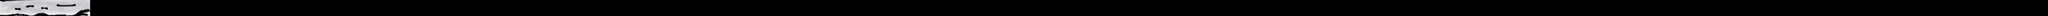

A level layout from a 2D game, rendered from its tile map. Below: a short description, then the map file with tile-grid data replaced by summaries:
An orthogonal 2500x20 tile map with 12x12 px tiles, 1 tile layer (Tile Layer 1), 8 tilesets and 5 objects.

<map version="1.0" orientation="orthogonal" renderorder="right-down" width="2500" height="20" tilewidth="12" tileheight="12" nextobjectid="53">
 <tileset firstgid="1" name="concrete_tileset" tilewidth="12" tileheight="12" spacing="2" margin="1" tilecount="22500" columns="150">
  <image source="concrete_tileset.png" width="2100" height="2100" />
 </tileset>
 <tileset firstgid="22501" name="limbo_background__d_by_nekoabbzi-d53yj36" tilewidth="12" tileheight="12" spacing="2" margin="1" tilecount="2304" columns="64">
  <image source="limbo_background__d_by_nekoabbzi-d53yj36.png" width="900" height="506" />
 </tileset>
 <tileset firstgid="24805" name="limbo_by_epherial-d5ivmr7" tilewidth="12" tileheight="12" spacing="2" margin="1" tilecount="2304" columns="64">
  <image source="limbo_by_epherial-d5ivmr7.png" width="900" height="506" />
 </tileset>
 <tileset firstgid="27109" name="plat1" tilewidth="12" tileheight="12" spacing="2" margin="1" tilecount="12922" columns="182">
  <image source="platform.png" width="2560" height="997" />
 </tileset>
 <tileset firstgid="40031" name="bg" tilewidth="12" tileheight="12" spacing="2" margin="1" tilecount="12922" columns="182">
  <image source="background.png" width="2560" height="997" />
 </tileset>
 <tileset firstgid="52953" name="p1" tilewidth="12" tileheight="12" spacing="2" margin="1" tilecount="12922" columns="182">
  <image source="platform1.png" width="2560" height="997" />
 </tileset>
 <tileset firstgid="65875" name="bg2" tilewidth="12" tileheight="12" spacing="2" margin="1" tilecount="12922" columns="182">
  <image source="background2.png" width="2560" height="997" />
 </tileset>
 <tileset firstgid="78797" name="bg3" tilewidth="12" tileheight="12" spacing="2" margin="1" tilecount="12922" columns="182">
  <image source="background3.png" width="2560" height="997" />
 </tileset>
 <layer name="Tile Layer 1" width="2500" height="20">
  <data>[50000 cells, 2200 non-empty, 2200 distinct tile ids]</data>
 </layer>
 <objectgroup name="Object Layer 1">
  <object id="9" x="225" y="130" width="74" height="15" />
  <object id="10" x="389" y="83" width="104" height="20" />
  <object id="11" x="609" y="116" width="84" height="17" />
  <object id="12" x="850" y="76" width="252" height="18" />
  <object id="27" x="0" y="222" width="1270" height="15" />
 </objectgroup>
 <objectgroup name="Object Layer 2" />
 <objectgroup name="Object Layer 3" />
</map>
